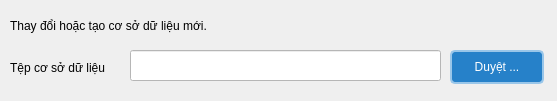
<?xml version="1.0" encoding="UTF-8"?>
<ui version="4.0">
 <class>DatabaseSettingToSQLiteClass</class>
 <widget class="QWidget" name="DatabaseSettingToSQLiteClass">
  <property name="geometry">
   <rect>
    <x>0</x>
    <y>0</y>
    <width>557</width>
    <height>101</height>
   </rect>
  </property>
  <property name="windowTitle">
   <string>Form</string>
  </property>
  <widget class="QLabel" name="label">
   <property name="geometry">
    <rect>
     <x>10</x>
     <y>10</y>
     <width>491</width>
     <height>31</height>
    </rect>
   </property>
   <property name="font">
    <font>
     <pointsize>9</pointsize>
    </font>
   </property>
   <property name="text">
    <string>Thay đổi hoặc tạo cơ sở dữ liệu mới.</string>
   </property>
  </widget>
  <widget class="QLabel" name="label_2">
   <property name="geometry">
    <rect>
     <x>10</x>
     <y>60</y>
     <width>221</width>
     <height>16</height>
    </rect>
   </property>
   <property name="font">
    <font>
     <pointsize>9</pointsize>
    </font>
   </property>
   <property name="text">
    <string>Tệp cơ sở dữ liệu</string>
   </property>
  </widget>
  <widget class="QLineEdit" name="databasePathInput">
   <property name="geometry">
    <rect>
     <x>130</x>
     <y>50</y>
     <width>311</width>
     <height>31</height>
    </rect>
   </property>
   <property name="styleSheet">
    <string notr="true">
    background-color: #fff;</string>
   </property>
  </widget>
  <widget class="QPushButton" name="browseButton">
   <property name="geometry">
    <rect>
     <x>450</x>
     <y>50</y>
     <width>94</width>
     <height>34</height>
    </rect>
   </property>
   <property name="font">
    <font>
     <pointsize>9</pointsize>
    </font>
   </property>
   <property name="styleSheet">
    <string notr="true">
										QPushButton {
										height: 30px;
										width: 90px;
										color: #ffffff;
										background-color: #2681c9;
										border-radius: 5px;
										border: 2px solid #99c6e9;
										cursor: pointer;
										}

										QPushButton::hover {
										background-color: #4a9fd1;
										}
									</string>
   </property>
   <property name="text">
    <string>Duyệt ...</string>
   </property>
  </widget>
 </widget>
 <resources/>
 <connections/>
</ui>
